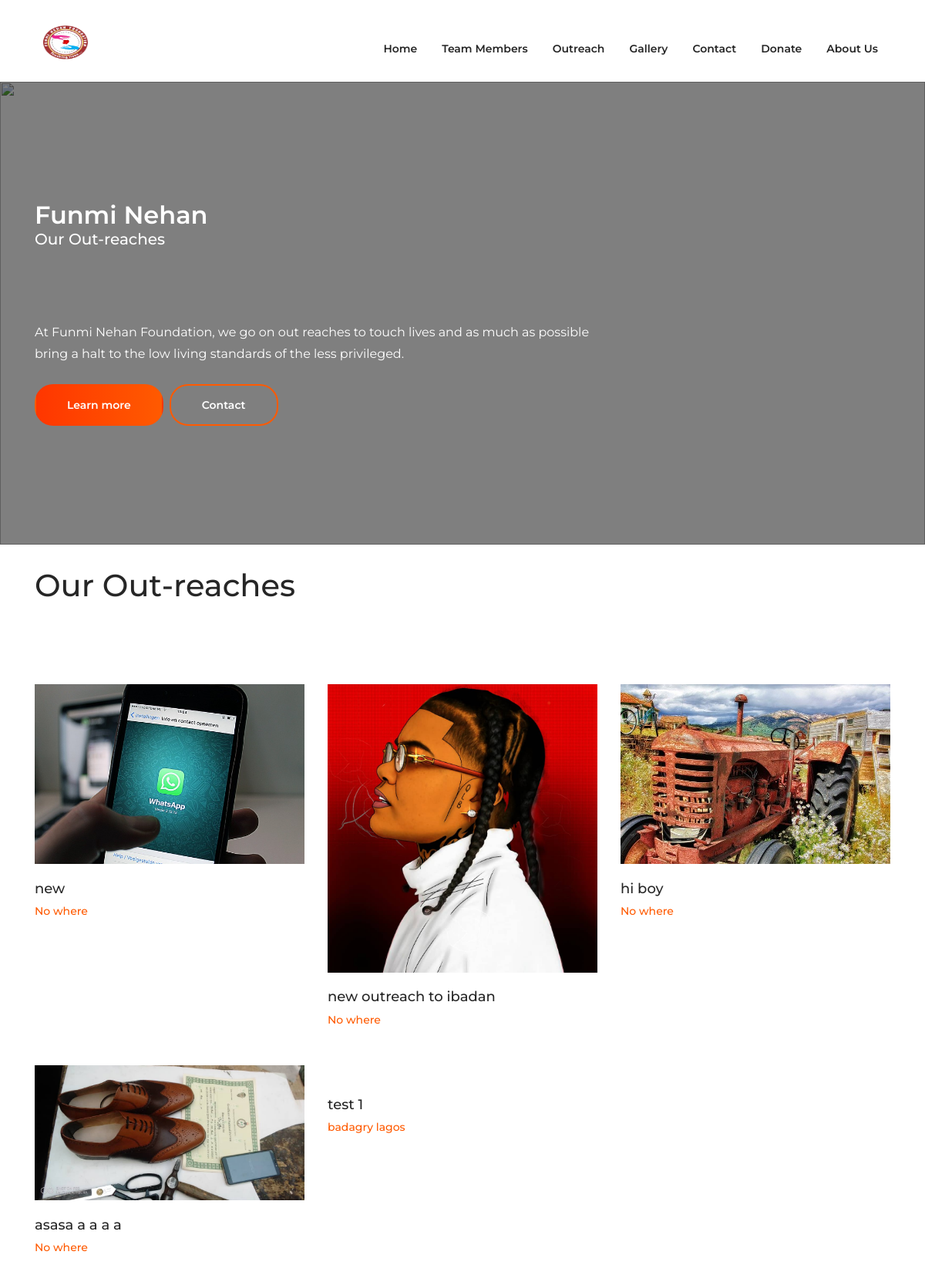
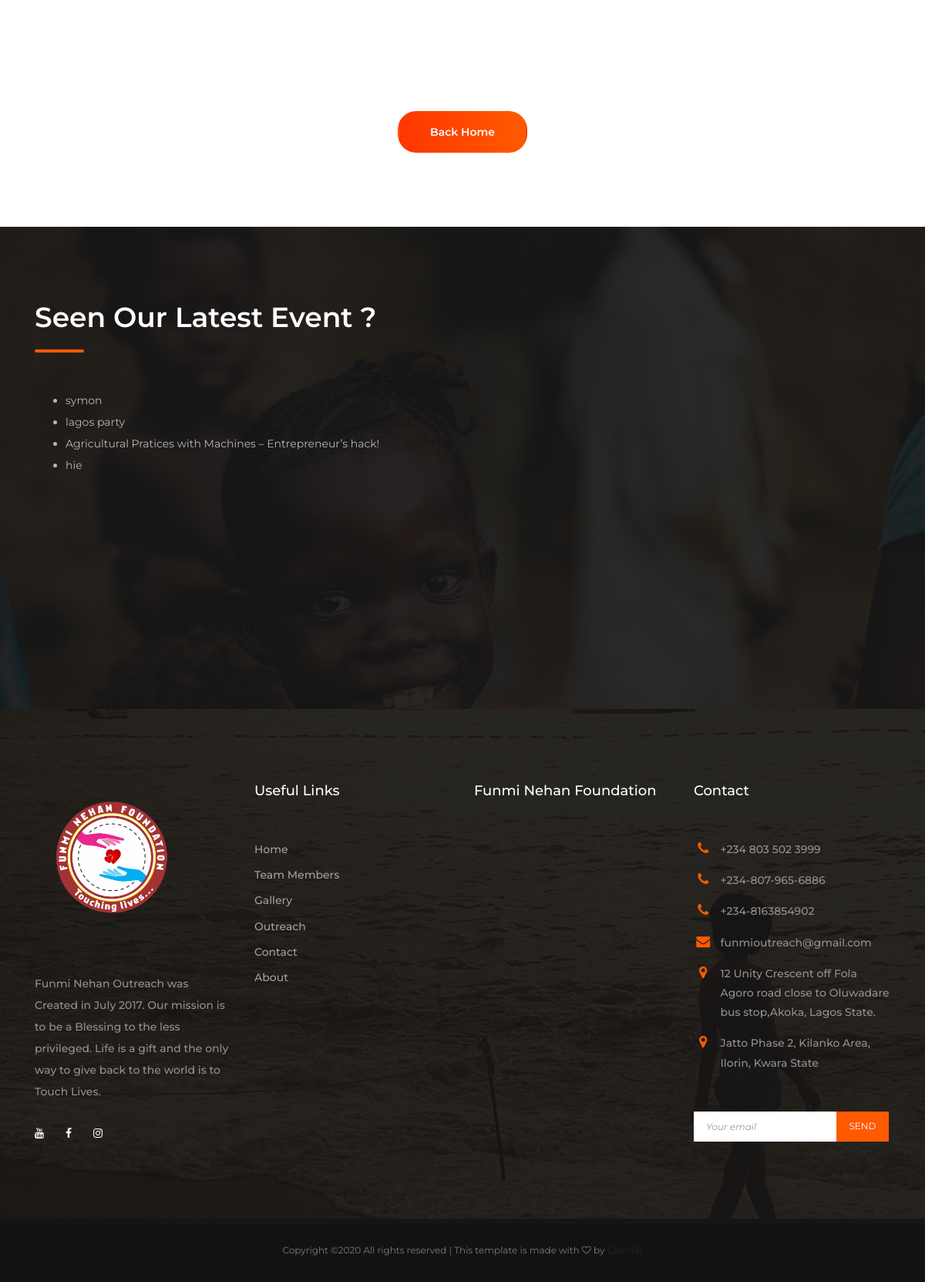
Screenshot of /outreach/ with the database file from the repository (2 pictures, top to bottom).
### main/models.py (models this page shows, shortened)
class Outreach(models.Model):
	title = models.CharField(max_length=100, default="No title")
	body = models.TextField(default="Nothing yet")
	location = models.CharField(max_length=200, default="No where")
	image = models.ImageField(upload_to='main/outreach_image/')
	comments = models.ManyToManyField(Comment, through="OutreachCommentConnector")
	pub_date = models.DateTimeField(default=timezone.now)
	slug = models.SlugField(unique=True)

class Event(models.Model):
	title = models.CharField(max_length=100, default="No title")
	video_url = models.TextField(default="Nothing yet")
	pub_date = models.DateTimeField(default=timezone.now)

### main/views.py (the view)
# urls.py: path('outreach/', views.OutreachFunc, name="outreach"),
def OutreachFunc(request):
	if request.method == "POST":
		pass
	else:
		outreachs = Outreach.objects.order_by('-pub_date')
		members = Member.objects.order_by('-pub_date')
		events = Event.objects.order_by('-pub_date')[1:6]
		event = Event.objects.order_by('-pub_date')[:1]
		context = {"outreachs": outreachs, "members": members, "events": events, "event": event}
		return render(request, 'main/outreach.html', context)

### main/templates/main/outreach.html
{% extends 'main/base.html' %}
{% load static %}
{% block content %}
 <div class="hero-slider">
        <div class="swiper-wrapper">
            <div class="swiper-slides hero-content-wrap" style="width:100%; height: 600px;">
                <img src="{% static 'main/images/outreach.jpg' %}" alt="">
                <div class="hero-content-overlay position-absolute w-100 h-100">
                    <div class="container h-100">
                        <div class="row h-100">
                            <div class="col-12 col-lg-8 d-flex flex-column justify-content-center align-items-start">
                                <header class="entry-header">
                                    <h4>Funmi Nehan</h4>
                                </header>
                                <div>
                                    <h5>Our Out-reaches</h5>
                                </div>
                                <header class="entry-header">
                                	<br />
                                <br />
                                <br />
                                    <h8>At Funmi Nehan Foundation, we go on out reaches to touch lives and as much as possible bring a halt to the low living standards of the less privileged.</h8>
                                </header>
                                <div class="entry-footer d-flex flex-wrap align-items-center mt-4">
                                    <a href="{% url 'about' %}" class="btn gradient-bg mr-2">Learn more</a>
                                    <a href="{% url 'contact' %}" class="btn orange-border">Contact</a>
                                </div>
                            </div>
                        </div>
                    </div>
                </div>
            </div>
        </div>
    </div>
<br>
   <div class="page-header">
        <div class="container">
            <div class="row">
                <div class="col-12">
                    <h1>Our Out-reaches</h1>
                </div>
            </div>
        </div>
    </div>
    <div class="portfolio-wrap">
        <div class="container">
			<div class="row portfolio-container">
				{% for outreach in outreachs %}
                <div class="col-12 col-md-6 col-lg-4 portfolio-item">
                    <div class="portfolio-cont">
                        <a href="{% url 'outreach_detail' outreach.slug %}"><img src="{{ outreach.image.url }}" alt=""></a>
                        <h3 class="entry-title"><a href="{% url 'outreach_detail' outreach.slug %}">{{ outreach.title }}</a></h3>
                        <h4>{{ outreach.location }}</h4>
                    </div>
                </div>
                {% endfor %}
			</div>
			<br />
			<br />
            <div class="row">
                <div class="col-12 d-flex justify-content-center mt-72">
                    <a href="{% url 'index' %}" class="btn gradient-bg load-more-btns">Back Home</a>
                </div>
            </div>
        </div>
    </div>
    <div class="home-page-welcome">
        <div class="container">
            <div class="row">
                <div class="col-12 col-lg-6 order-2 order-lg-1">
                    <div class="welcome-content">
                        <header class="entry-header">
                            <h2 class="entry-title">Seen Our Latest Event ?</h2>
                        </header>
                        {% if events %}
                        <div class="entry-content mt-5">
                            <ul>
                            	{% for each_event in events %}
                            		<li>{{ each_event.title }}</li>
                            	{% endfor %}
                            </ul>
                        </div>
                        {% else %}
                        	<div class="entry-content mt-5">
                        		<p>Nothing yet!</p>
                        	</div>
                        {% endif %}
                    </div>
                </div>
				{% if event %}
				{% for each_event in event %}
                <div class="col-12 col-lg-6 mt-4 order-1 order-lg-2">
                    <iframe width="100%" height="400px" src="{{ each_event.video_url }}" frameborder="0" allow="accelerometer; autoplay; encrypted-media; gyroscope; picture-in-picture" allowfullscreen>
                    </iframe>
                </div>
               {% endfor %}
                {% else %}
                  <div class="col-12 col-lg-6 mt-4 order-1 order-lg-2">
              		<p>Nothing yet!</p>
            	</div>
               {% endif %}
            </div>
        </div>
    </div>
    {% endblock content %}

### main/templates/main/base.html (shortened to what this page needs)
{% load static %}
<!DOCTYPE html>
<html lang="en">
<head>
    <link rel="stylesheet" href="{% static 'main/css/bootstrap.min.css' %}">
    <link rel="stylesheet" href="{% static 'main/css/font-awesome.min.css' %}">
    <link rel="stylesheet" href="{% static 'main/css/elegant-fonts.css' %}">
    <link rel="stylesheet" href="{% static 'main/css/themify-icons.css' %}">
    <link rel="stylesheet" href="{% static 'main/css/swiper.min.css' %}">
    <link rel="stylesheet" href="{% static 'main/css/style.css' %}">
</head>
<body>
    <header class="site-header">
        <div class="nav-bar">
            <div class="container">
                <div class="row">
                    <div class="col-12 d-flex flex-wrap justify-content-between align-items-center">
                        <div class="site-branding d-flex align-items-center">
                           <a class="d-block" href="{% url 'index' %}" rel="home">
		                       <span><img class="d-block" src="{% static 'main/images/main_logo.PNG' %}" width='80' height='60' alt="logo"></span>
                           </a>
                        </div>
                        <nav class="site-navigation d-flex justify-content-end align-items-center">
                            <ul class="d-flex flex-column flex-lg-row justify-content-lg-end align-content-center">
                                <li><a href="{% url 'index' %}">Home</a></li>
                                <li><a href="{% url 'member' %}">Team Members</a></li>
                                <li><a href="{% url 'outreach' %}">Outreach</a></li>
                                <li><a href="{% url 'gallery' %}">Gallery</a></li>
                                <li><a href="{% url 'contact' %}">Contact</a></li>
                                <li><a href="{% url 'pre_donation' %}">Donate</a></li>
                                <li><a href="{% url 'about' %}">About Us</a></li>
                            </ul>
                        </nav>
                    </div>
                </div>
            </div>
        </div>
    </header>
{% block content %}
{% endblock content %}
<footer class="site-footer">
        <div class="footer-widgets">
            <div class="container">
                <div class="row">
                    <div class="col-12 col-md-6 col-lg-3">
                        <div class="foot-about">
                            <h2><a class="foot-logo" href="{% url 'index' %}"><img width="200" height="200" src="{% static 'main/images/main_logo.PNG' %}" alt=""></a></h2>
                            <p>Funmi Nehan Outreach was Created in July 2017. Our mission is to be a Blessing to the less privileged. Life is a gift and the only way to give back to the world is to Touch Lives.</p>
                            <ul class="d-flex flex-wrap align-items-center">
                                <li><a href="https://youtube.com/results?search_query=funmi+nehan+outreach"><i class="fa fa-youtube"></i></a></li>
                                <li><a href="https://m.facebook.com/FunmiNehan.touchinglives/"><i class="fa fa-facebook"></i></a></li>
                                <li><a href="https://instagram.com/funmi_nehan_outreach"><i class="fa fa-instagram"></i></a></li>
                            </ul>
                        </div>
                    </div>
                    <div class="col-12 col-md-6 col-lg-3 mt-5 mt-md-0">
                        <h2>Useful Links</h2>
                        <ul>
                            <li><a href="{% url 'index' %}">Home</a></li>
                            <li><a href="{% url 'index' %}">Team Members</a></li>
                             <li><a href="{% url 'gallery' %}">Gallery</a></li>
                            <li><a href="{% url 'index' %}">Outreach</a></li>
                            <li><a href="{% url 'contact' %}">Contact</a></li>
                            <li><a href="{% url 'about' %}">About</a></li>
                        </ul>
                    </div>
                    <div class="col-12 col-md-6 col-lg-3 mt-5 mt-md-0">
                        <div class="foot-latest-news">
                            <h2>Funmi Nehan Foundation</h2>
                        </div>
                    </div>
                    <div class="col-12 col-md-6 col-lg-3 mt-5 mt-md-0">
                        <div class="foot-contact">
                            <h2>Contact</h2>
                            <ul>
                            	<li><i class="fa fa-phone"></i><span>+234 803 502 3999</span></li>
                                <li><i class="fa fa-phone"></i><span>+234-807-965-6886</span></li>
                                <li><i class="fa fa-phone"></i><span>+234-8163854902</span></li>
                                <li><i class="fa fa-envelope"></i><span>funmioutreach@gmail.com</span></li>
                                <li><i class="fa fa-map-marker"></i><span>12 Unity Crescent off Fola Agoro road close to Oluwadare bus stop,Akoka, Lagos State.</span></li>
                                 <li><i class="fa fa-map-marker"></i><span>Jatto Phase 2, Kilanko Area, Ilorin, Kwara State</span></li>
                            </ul>
                        </div>
                        <div class="subscribe-form">
                            <form class="d-flex flex-wrap align-items-center">
                                <input type="email" placeholder="Your email">
                                <input type="submit" value="send">
                            </form>
                        </div>
                    </div>
                </div>
            </div>
        </div>
        <div class="footer-bar">
            <div class="container">
                <div class="row">
                    <div class="col-12">
                        <p class="m-0">
Copyright &copy;<script>document.write(new Date().getFullYear());</script> All rights reserved | This template is made with <i class="fa fa-heart-o" aria-hidden="true"></i> by <a href="https://colorlib.com" target="_blank">Colorlib</a>
</p>
                    </div>
                </div>
            </div>
        </div>
    </footer>
</body>
</html>

### rows the page displays
Outreach: image (picture), title "new", location "No where"
Outreach: image (picture), title "new outreach to ibadan", location "No where"
Outreach: image (picture), title "hi boy", location "No where"
Outreach: image (picture), title "asasa a a a a", location "No where"
Outreach: title "test 1", location "badagry lagos"
Event: title "symon"
Event: title "lagos party"
Event: title "Agricultural Pratices with Machines – Entrepreneur’s hack!"
Event: title "hie"
